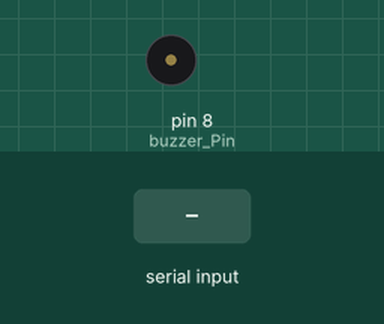
Recording of a sketch running on a simulated Arduino Uno, built with avr-gcc and run on an emulated ATmega328P. On the bench: buzzer (waves = sounding, pin HIGH). The test bench sets the inputs (shaded band).

Above: at 1.2 s.
1.3 s: "a" received over Serial
At 1.8 s:
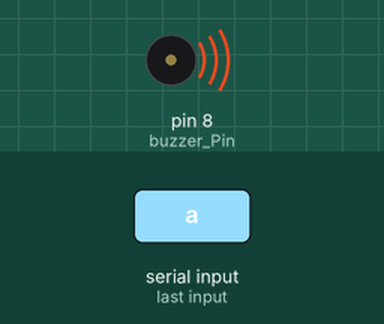
Timing chart, 0 to 4.8 s (numbered marks = the images above; inputs shaded):
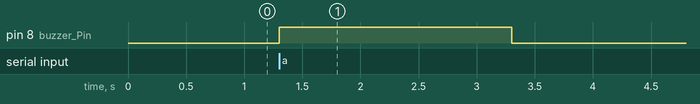

The sketch:

Blink.ino
```cpp
const int buzzer_Pin = 8;
char sleep_status = 0;

void setup() {
  Serial.begin(9600);
  pinMode(buzzer_Pin, OUTPUT);
}

void loop() {
  while (Serial.available() > 0) {
    sleep_status = Serial.read();
    if (sleep_status == 'a') {
      digitalWrite(buzzer_Pin, HIGH);
      delay(2000);
      digitalWrite(buzzer_Pin, LOW);
      delay(100);
    } else if (sleep_status == 'b') {
      delay(2000);
    } else {
      /* Do Nothing */
    }
  }
}
```

Measured:
- after the input at 1.3 s, pin 8 (buzzer_Pin): LOW → HIGH at once, → LOW 2.0 s later
